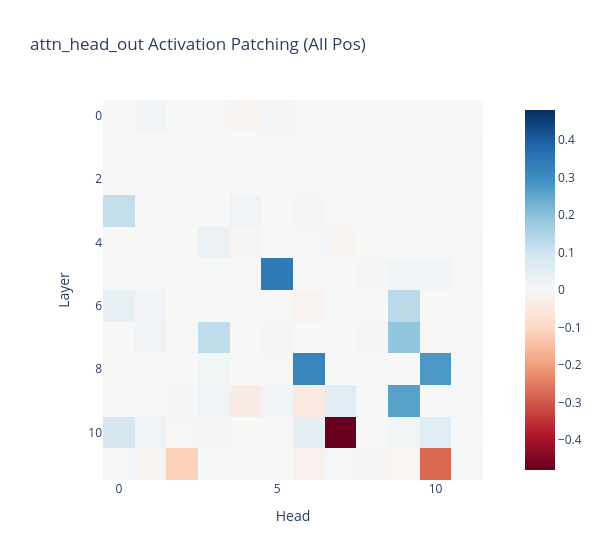

The notebook cell saved with this chart:
### Code cell
imshow(
    act_patch_attn_head_out_all_pos,
    labels={"y": "Layer", "x": "Head"},
    title="attn_head_out Activation Patching (All Pos)",
    width=600
)

### Figure 1 — Plotly figure (JSON) as saved in the notebook; plotly's stock layout.template omitted (floating-point values rounded to 4 significant figures; data arrays with more than 128 entries replaced by an {"elided": "..."} marker saying what was removed)
{"data": [{"coloraxis": "coloraxis", "hovertemplate": "Head: %{x}<br>Layer: %{y}<br>color: %{z}<extra></extra>", "name": "0", "type": "heatmap", "xaxis": "x", "yaxis": "y", "z": {"elided": "12x12 float values"}}], "layout": {"coloraxis": {"autocolorscale": false, "cmid": 0, "colorscale": [[0, "rgb(103,0,31)"], [0.1, "rgb(178,24,43)"], [0.2, "rgb(214,96,77)"], [0.3, "rgb(244,165,130)"], [0.4, "rgb(253,219,199)"], [0.5, "rgb(247,247,247)"], [0.6, "rgb(209,229,240)"], [0.7, "rgb(146,197,222)"], [0.8, "rgb(67,147,195)"], [0.9, "rgb(33,102,172)"], [1, "rgb(5,48,97)"]]}, "title": {"text": "attn_head_out Activation Patching (All Pos)"}, "width": 600, "xaxis": {"anchor": "y", "constrain": "domain", "domain": [0, 1], "scaleanchor": "y", "title": {"text": "Head"}}, "yaxis": {"anchor": "x", "autorange": "reversed", "constrain": "domain", "domain": [0, 1], "title": {"text": "Layer"}}}}
